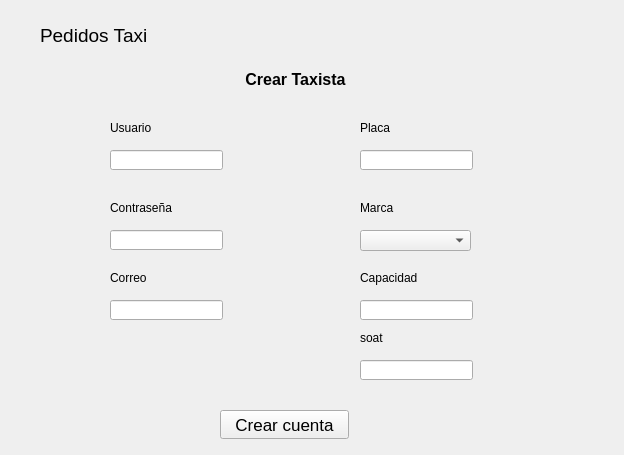
<?xml version="1.0" encoding="UTF-8"?>
<ui version="4.0">
 <class>creartaxista</class>
 <widget class="QWidget" name="creartaxista">
  <property name="geometry">
   <rect>
    <x>0</x>
    <y>0</y>
    <width>624</width>
    <height>455</height>
   </rect>
  </property>
  <property name="windowTitle">
   <string>Form</string>
  </property>
  <widget class="QLabel" name="label_5">
   <property name="geometry">
    <rect>
     <x>110</x>
     <y>120</y>
     <width>111</width>
     <height>16</height>
    </rect>
   </property>
   <property name="text">
    <string>Usuario</string>
   </property>
  </widget>
  <widget class="QLineEdit" name="lineEdit_2">
   <property name="geometry">
    <rect>
     <x>110</x>
     <y>150</y>
     <width>113</width>
     <height>20</height>
    </rect>
   </property>
   <property name="inputMask">
    <string/>
   </property>
   <property name="text">
    <string/>
   </property>
  </widget>
  <widget class="QLabel" name="label_6">
   <property name="geometry">
    <rect>
     <x>70</x>
     <y>130</y>
     <width>31</width>
     <height>41</height>
    </rect>
   </property>
   <property name="text">
    <string/>
   </property>
   <property name="pixmap">
    <pixmap resource="Imagenes.qrc">:/imagenes/usuario.png</pixmap>
   </property>
  </widget>
  <widget class="QLabel" name="label_2">
   <property name="geometry">
    <rect>
     <x>230</x>
     <y>70</y>
     <width>131</width>
     <height>16</height>
    </rect>
   </property>
   <property name="font">
    <font>
     <pointsize>10</pointsize>
     <weight>75</weight>
     <bold>true</bold>
    </font>
   </property>
   <property name="text">
    <string>&lt;html&gt;&lt;head/&gt;&lt;body&gt;&lt;p align=&quot;center&quot;&gt;&lt;span style=&quot; font-size:12pt;&quot;&gt;Crear Taxista&lt;/span&gt;&lt;/p&gt;&lt;/body&gt;&lt;/html&gt;</string>
   </property>
  </widget>
  <widget class="QLabel" name="label">
   <property name="geometry">
    <rect>
     <x>40</x>
     <y>20</y>
     <width>111</width>
     <height>31</height>
    </rect>
   </property>
   <property name="font">
    <font>
     <pointsize>14</pointsize>
    </font>
   </property>
   <property name="text">
    <string>Pedidos Taxi</string>
   </property>
  </widget>
  <widget class="QLabel" name="label_7">
   <property name="geometry">
    <rect>
     <x>360</x>
     <y>120</y>
     <width>111</width>
     <height>16</height>
    </rect>
   </property>
   <property name="text">
    <string>Placa</string>
   </property>
  </widget>
  <widget class="QLineEdit" name="lineEdit_3">
   <property name="geometry">
    <rect>
     <x>360</x>
     <y>150</y>
     <width>113</width>
     <height>20</height>
    </rect>
   </property>
   <property name="inputMask">
    <string/>
   </property>
   <property name="text">
    <string/>
   </property>
  </widget>
  <widget class="QLabel" name="label_8">
   <property name="geometry">
    <rect>
     <x>320</x>
     <y>130</y>
     <width>41</width>
     <height>41</height>
    </rect>
   </property>
   <property name="text">
    <string/>
   </property>
   <property name="pixmap">
    <pixmap resource="Imagenes.qrc">:/imagenes/llave-inteligente.png</pixmap>
   </property>
  </widget>
  <widget class="QLineEdit" name="lineEdit_4">
   <property name="geometry">
    <rect>
     <x>110</x>
     <y>230</y>
     <width>113</width>
     <height>20</height>
    </rect>
   </property>
   <property name="inputMask">
    <string/>
   </property>
   <property name="text">
    <string/>
   </property>
  </widget>
  <widget class="QLabel" name="label_9">
   <property name="geometry">
    <rect>
     <x>110</x>
     <y>200</y>
     <width>111</width>
     <height>16</height>
    </rect>
   </property>
   <property name="text">
    <string>Contraseña</string>
   </property>
  </widget>
  <widget class="QLabel" name="label_10">
   <property name="geometry">
    <rect>
     <x>70</x>
     <y>210</y>
     <width>31</width>
     <height>41</height>
    </rect>
   </property>
   <property name="text">
    <string/>
   </property>
   <property name="pixmap">
    <pixmap resource="Imagenes.qrc">:/imagenes/estrella.png</pixmap>
   </property>
  </widget>
  <widget class="QLabel" name="label_11">
   <property name="geometry">
    <rect>
     <x>110</x>
     <y>270</y>
     <width>111</width>
     <height>16</height>
    </rect>
   </property>
   <property name="text">
    <string>Correo</string>
   </property>
  </widget>
  <widget class="QLabel" name="label_12">
   <property name="geometry">
    <rect>
     <x>70</x>
     <y>290</y>
     <width>31</width>
     <height>41</height>
    </rect>
   </property>
   <property name="text">
    <string/>
   </property>
   <property name="pixmap">
    <pixmap resource="Imagenes.qrc">:/imagenes/correo.png</pixmap>
   </property>
  </widget>
  <widget class="QLineEdit" name="lineEdit_5">
   <property name="geometry">
    <rect>
     <x>110</x>
     <y>300</y>
     <width>113</width>
     <height>20</height>
    </rect>
   </property>
   <property name="inputMask">
    <string/>
   </property>
   <property name="text">
    <string/>
   </property>
  </widget>
  <widget class="QLabel" name="label_13">
   <property name="geometry">
    <rect>
     <x>360</x>
     <y>200</y>
     <width>111</width>
     <height>16</height>
    </rect>
   </property>
   <property name="text">
    <string>Marca</string>
   </property>
  </widget>
  <widget class="QLabel" name="label_14">
   <property name="geometry">
    <rect>
     <x>320</x>
     <y>210</y>
     <width>31</width>
     <height>41</height>
    </rect>
   </property>
   <property name="text">
    <string/>
   </property>
   <property name="pixmap">
    <pixmap resource="Imagenes.qrc">:/imagenes/camioneta.png</pixmap>
   </property>
  </widget>
  <widget class="QLabel" name="label_15">
   <property name="geometry">
    <rect>
     <x>360</x>
     <y>270</y>
     <width>111</width>
     <height>16</height>
    </rect>
   </property>
   <property name="text">
    <string>Capacidad</string>
   </property>
  </widget>
  <widget class="QLineEdit" name="lineEdit_7">
   <property name="geometry">
    <rect>
     <x>360</x>
     <y>300</y>
     <width>113</width>
     <height>20</height>
    </rect>
   </property>
   <property name="inputMask">
    <string/>
   </property>
   <property name="text">
    <string/>
   </property>
  </widget>
  <widget class="QLabel" name="label_16">
   <property name="geometry">
    <rect>
     <x>320</x>
     <y>280</y>
     <width>31</width>
     <height>41</height>
    </rect>
   </property>
   <property name="text">
    <string/>
   </property>
   <property name="pixmap">
    <pixmap resource="Imagenes.qrc">:/imagenes/silla.png</pixmap>
   </property>
  </widget>
  <widget class="QLabel" name="label_17">
   <property name="geometry">
    <rect>
     <x>360</x>
     <y>330</y>
     <width>111</width>
     <height>16</height>
    </rect>
   </property>
   <property name="text">
    <string>soat</string>
   </property>
  </widget>
  <widget class="QLabel" name="label_18">
   <property name="geometry">
    <rect>
     <x>320</x>
     <y>350</y>
     <width>31</width>
     <height>41</height>
    </rect>
   </property>
   <property name="text">
    <string/>
   </property>
   <property name="pixmap">
    <pixmap resource="Imagenes.qrc">:/imagenes/registro.png</pixmap>
   </property>
  </widget>
  <widget class="QLineEdit" name="lineEdit_8">
   <property name="geometry">
    <rect>
     <x>360</x>
     <y>360</y>
     <width>113</width>
     <height>20</height>
    </rect>
   </property>
   <property name="inputMask">
    <string/>
   </property>
   <property name="text">
    <string/>
   </property>
  </widget>
  <widget class="QPushButton" name="pushButton_2">
   <property name="geometry">
    <rect>
     <x>220</x>
     <y>410</y>
     <width>129</width>
     <height>29</height>
    </rect>
   </property>
   <property name="sizePolicy">
    <sizepolicy hsizetype="Preferred" vsizetype="Preferred">
     <horstretch>0</horstretch>
     <verstretch>0</verstretch>
    </sizepolicy>
   </property>
   <property name="font">
    <font>
     <pointsize>13</pointsize>
    </font>
   </property>
   <property name="styleSheet">
    <string notr="true"/>
   </property>
   <property name="text">
    <string>Crear cuenta</string>
   </property>
  </widget>
  <widget class="QComboBox" name="comboBox">
   <property name="geometry">
    <rect>
     <x>360</x>
     <y>230</y>
     <width>111</width>
     <height>21</height>
    </rect>
   </property>
  </widget>
 </widget>
 <resources>
  <include location="Imagenes.qrc"/>
 </resources>
 <connections/>
</ui>
